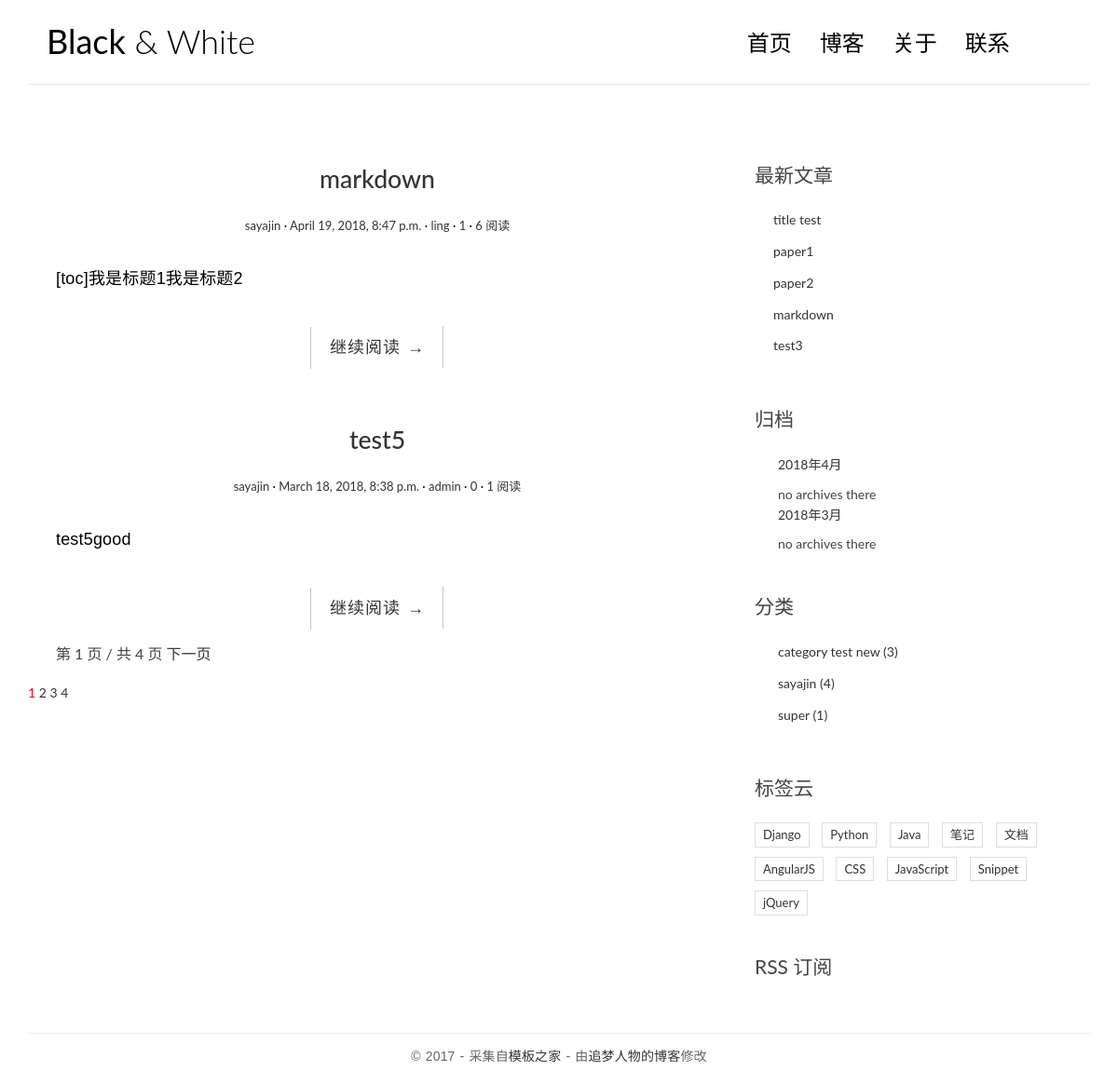
Screenshot of /blog/ with the database file from the repository.
### blog1/models.py (models this page shows, shortened)
class Post(models.Model):
    title = models.CharField(max_length=100)
    body = models.TextField()
    created_time=models.DateTimeField()
    modified_time=models.DateTimeField()
    excerpt = models.CharField(max_length=200,blank=True)
    category = models.ForeignKey(Category, on_delete=models.CASCADE)
    tags = models.ManyToManyField(Tag,blank=True)
    author = models.ForeignKey(User,on_delete=models.CASCADE)
    views = models.PositiveIntegerField(default=0)
    def get_absolute_url(self):
        return reverse('blog1:detail', kwargs={'pk': self.pk})
    class Meta:
        ordering = ['-created_time']

class Category(models.Model):
    name = models.CharField(max_length=100)

### blog1/views.py (the view, shortened to what this page needs)
class IndexView(ListView):
    model = Post
    template_name = 'blog/index.html'
    context_object_name = 'post_list'
    paginate_by = 2
    def get_context_data(self, **kwargs):
        context = super().get_context_data(**kwargs)
        paginator = context.get('paginator')
        page = context.get('page_obj')
        is_paginated = context.get('is_paginated')
        pagination_data = self.pagination_data(paginator, page, is_paginated)
        context.update(pagination_data)
        return context
    def pagination_data(self, paginator, page, is_paginated):
        if not is_paginated:
            return { }
        left = []
        right = []
        left_has_more = False
        right_has_more = False
        first = False
        last = False
        page_number = page.number
        total_pages = paginator.num_pages
        page_range = paginator.page_range
        if page_number == 1:
            right = page_range[page_number:page_number+2]
            if right[-1] < total_pages - 1:
                right_has_more = True
            if right[-1] < total_pages:
                last =True
        elif page_number == total_pages:
            left = page_range[(page_number-3) if (page_number - 3) > 0 else 0:page_number - 1]
            if left[0] > 2:
                left_has_more = True
            if left[0] > 1:
                first = True
        data = {
            'left':left,
            'right':right,
            'left_has_more':left_has_more,
            'right_has_more':right_has_more,
            'first': first,
            'last':last,
        }
        return data

### blog1/templatetags/blog1_tags.py (called while the page is built)
@register.simple_tag
def get_recent_posts(num=5):
    return Post.objects.all().order_by('created_time')[:num]

@register.simple_tag
def archives():
    return Post.objects.dates('created_time', 'month', order='DESC')

@register.simple_tag
def get_categories():
    return Category.objects.annotate(num_posts=Count('post')).filter(num_posts__gt=0)

### templates/blog/index.html (shortened to what this page needs)
{% extends 'base.html' %}
{% load staticfiles %}
            {% block main %}
                {% for post in post_list %}
                    <article class="post post-{{ post.pk }}">
                        <header class="entry-header">
                            <h1 class="entry-title">
                                <a href="{{ post.get_absolute_url }}">{{ post.title }}</a>
                            </h1>
                            <div class="entry-meta">
                                <span class="post-category"><a href="#">{{ post.category.name }}</a></span>
                                <span class="post-date"><a href="#"><time class="entry-date"
                                                                          datetime="{{ post.created_time }}">{{ post.created_time }}</time></a></span>
                                <span class="post-author"><a href="#">{{ post.author }}</a></span>
                                <span class="comments-link"><a href="#">{{ post.comment_set.count }}</a></span>
                                <span class="views-count"><a href="#">{{ post.views }} 阅读</a></span>
                            </div>
                        </header>
                        <div class="entry-content clearfix">
                            <p>{{ post.excerpt}}</p>
                            <div class="read-more cl-effect-14">
                                <a href="{{ post.get_absolute_url }}" class="more-link">继续阅读 <span class="meta-nav">→</span></a>
                            </div>
                        </div>
                    </article>
                {% empty %}
                    <div class="no-post">no paper found!</div>
                {% endfor %}
                {% if is_paginated %}
                <div class="pagination-simple">
                    <span class="current">第 {{ page_obj.number }} 页 / 共 {{ paginator.num_pages }} 页</span>
                    {% if page_obj.has_next %}
                        <a href="?page={{ page_obj.next_page_number }}">下一页</a>
                    {% endif %}
                </div>
                {% endif %}
                {% if is_paginated %}
                <div class="pagination">
                  <a href="?page={{ page_obj.number }}" style="color: red">{{ page_obj.number }}</a>
                  {% if right %}
                    {% for i in right %}
                        <a href="?page={{ i }}">{{ i }}</a>
                    {% endfor %}
                  {% endif %}
                  {% if last %}
                    <a href="?page={{ paginator.num_pages }}">{{ paginator.num_pages }}</a>
                  {% endif %}
                </div>
                {% endif %}
            {% endblock main %}

### templates/base.html (shortened to what this page needs)
{% load staticfiles %}
{% load blog1_tags %}
<!DOCTYPE html>
<html>
<head>
    <link rel="stylesheet" href="http://code.ionicframework.com/ionicons/2.0.1/css/ionicons.min.css">
    <link rel="stylesheet" href="{% static 'blog/css/bootstrap.min.css'%}">
    <link rel="stylesheet" href="{% static 'blog/css/pace.css' %}">
    <link rel="stylesheet" href="{% static 'blog/css/custom.css' %}">
    <link rel="stylesheet" href="{% static 'blog/css/highlights/github.css' %}">
</head>
<body>
<div class="container">
    <header id="site-header">
        <div class="row">
            <div class="col-md-4 col-sm-5 col-xs-8">
                <div class="logo">
                    <h1><a href="{% url 'blog1:index' %}"><b>Black</b> &amp; White</a></h1>
                </div>
            </div>
            <div class="col-md-8 col-sm-7 col-xs-4">
                <nav class="main-nav" role="navigation">
                    <div class="collapse navbar-collapse" id="bs-example-navbar-collapse-1">
                        <ul class="nav navbar-nav navbar-right">
                            <li class="cl-effect-11"><a href="{% url 'blog1:index' %}" data-hover="首页">首页</a></li>
                            <li class="cl-effect-11"><a href="full-width.html" data-hover="博客">博客</a></li>
                            <li class="cl-effect-11"><a href="about.html" data-hover="关于">关于</a></li>
                            <li class="cl-effect-11"><a href="contact.html" data-hover="联系">联系</a></li>
                        </ul>
                    </div>
                </nav>
            </div>
        </div>
    </header>
</div>
<div class="content-body">
    <div class="container">
        <div class="row">
            <main class="col-md-8">
                {% block main %}
                {% endblock main %}
            </main>
            <aside class="col-md-4">
                <div class="widget widget-recent-posts">
                    <h3 class="widget-title">最新文章</h3>
                    {% get_recent_posts as recent_post_list %}
                    <ul>
                        {% for post in recent_post_list %}
                        <li>
                            <a href="{{ post.get_absolute_url }}">{{ post.title }}</a>
                        </li>
                        {% empty %}
                        no paper there
                        {% endfor %}
                    </ul>
                </div>
                <div class="widget widget-archives">
                    <h3 class="widget-title">归档</h3>
                    {% archives as date_list %}
                    <ul>
                        {% for date in date_list %}
                        <li>
                            <a href="{% url 'blog1:archives' date.year date.month %}">{{ date.year }}年{{ date.month }}月</a>
                        </li>
                        no archives there
                        {% endfor %}
                    </ul>
                </div>
                <div class="widget widget-category">
                    <h3 class="widget-title">分类</h3>
                    {% get_categories as category_list %}
                    <ul>
                        {% for category in category_list %}
                        <li>
                            <a href="{% url 'blog1:category' category.pk %}">{{ category.name }}
                            <span class="post-count">({{ category.num_posts }}) </span>
                            </a>
                        </li>
                    {% empty %}
                        no category
                    {% endfor %}
                    </ul>
                </div>
                <div class="widget widget-tag-cloud">
                    <h3 class="widget-title">标签云</h3>
                    <ul>
                        <li>
                            <a href="#">Django</a>
                        </li>
                        <li>
                            <a href="#">Python</a>
                        </li>
                        <li>
                            <a href="#">Java</a>
                        </li>
                        <li>
                            <a href="#">笔记</a>
                        </li>
                        <li>
                            <a href="#">文档</a>
                        </li>
                        <li>
                            <a href="#">AngularJS</a>
                        </li>
                        <li>
                            <a href="#">CSS</a>
                        </li>
                        <li>
                            <a href="#">JavaScript</a>
                        </li>
                        <li>
                            <a href="#">Snippet</a>
                        </li>
                        <li>
                            <a href="#">jQuery</a>
                        </li>
                    </ul>
                </div>
                <div class="rss">
                    <a href="{% url 'rss' %} "> RSS 订阅</a>
                </div>
            </aside>
        </div>
    </div>
</div>
<footer id="site-footer">
    <div class="container">
        <div class="row">
            <div class="col-md-12">
                <p class="copyright">&copy 2017 - 采集自<a href="http://www.cssmoban.com/"
                                                        target="_blank" title="模板之家">模板之家</a>
                    - 由<a href="http://zmrenwu.com/" title="网页模板" target="_blank">追梦人物的博客</a>修改
                </p>
            </div>
        </div>
    </div>
</footer>
</body>
</html>

### blog1/static/blog/css/custom.css (style rules this page uses)
* { outline: none; }
h1, h2, h3, h4, h5, h6 { margin-top: 0; }
b { font-weight: 400; }
a { color: #333; }
body { color: #444; font-family: 'Lato', sans-serif; }
p { font-family: 'Ubuntu', sans-serif; font-weight: 400; word-spacing: 1px; letter-spacing: 0.01em; }
#site-header { background-color: #FFF; padding: 25px 20px; margin-bottom: 40px; border-bottom: 1px solid #e7e7e7; }
.logo h1 a { color: #000; }
.logo h1 { margin: 0; font-family: 'Lato', sans-serif; font-weight: 300; }
.main-nav { margin-top: 11px; max-width: 95%; }
.main-nav a { color: #000000 !important; padding: 0 0 5px 0 !important; margin-right: 30px; font-family: 'Lato', sans-serif; font-weight: 300; font-size: 24px; }
.cl-effect-11 a { padding: 10px 0; color: #0972b4; text-shadow: none; }
.cl-effect-11 a::before { position: absolute; top: 0; left: 0; overflow: hidden; padding: 0 0 5px 0 !important; max-width: 0; border-bottom: 1px solid #000; color: #000; content: attr(data-hover); white-space: nowrap; -webkit-transition: max-width 0.5s; -moz-transition: max-width 0.5s; transition: max-width 0.5s; }
.content-body { padding-bottom: 4em; }
.post { background: #fff; padding: 30px 30px 0; }
.entry-title { text-align: center; font-size: 1.9em; margin-bottom: 20px; line-height: 1.6; padding: 10px 20px 0; }
.entry-meta { text-align: center; color: #DDDDDD; font-size: 13px; margin-bottom: 30px; }
.entry-content { font-size: 18px; line-height: 1.9; font-weight: 300; color: #000; }
.post-category::after, .post-date::after, .post-author::after, .comments-link::after { content: ' ·'; color: #000; }
.read-more { font-family: 'Ubuntu', sans-serif; font-weight: 400; word-spacing: 1px; letter-spacing: 0.01em; text-align: center; margin-top: 20px; }
.cl-effect-14 a { padding: 0 20px; height: 45px; line-height: 45px; position: relative; display: inline-block; margin: 15px 25px; letter-spacing: 1px; font-weight: 400; text-shadow: 0 0 1px rgba(255, 255, 255, 0.3); }
.cl-effect-14 a::before, .cl-effect-14 a::after { position: absolute; width: 45px; height: 1px; background: #C3C3C3; content: ''; -webkit-transition: all 0.3s; -moz-transition: all 0.3s; transition: all 0.3s; pointer-events: none; }
.cl-effect-14 a::before { top: 0; left: 0; -webkit-transform: rotate(90deg); -moz-transform: rotate(90deg); transform: rotate(90deg); -webkit-transform-origin: 0 0; -moz-transform-origin: 0 0; transform-origin: 0 0; }
.cl-effect-14 a::after { right: 0; bottom: 0; -webkit-transform: rotate(90deg); -moz-transform: rotate(90deg); transform: rotate(90deg); -webkit-transform-origin: 100% 0; -moz-transform-origin: 100% 0; transform-origin: 100% 0; }
.widget { background: #fff; padding: 30px 0 0; }
.widget-title { font-size: 1.5em; margin-bottom: 20px; line-height: 1.6; padding: 10px 0 0; font-weight: 400; }
.widget-recent-posts ul { padding: 0; margin: 0; padding-left: 20px; }
.widget-recent-posts ul li { list-style-type: none; position: relative; line-height: 170%; margin-bottom: 10px; }
.widget-recent-posts ul li::before { content: '\f3d3'; font-family: "Ionicons"; position: absolute; left: -17px; top: 3px; font-size: 16px; color: #000; }
.widget-archives ul { padding: 0; margin: 0; padding-left: 25px; }
.widget-archives ul li { list-style-type: none; position: relative; line-height: 170%; margin-bottom: 10px; }
.widget-archives ul li::before { content: '\f3f3'; font-family: "Ionicons"; position: absolute; left: -25px; top: 1px; font-size: 16px; color: #000; }
.widget-category ul { padding: 0; margin: 0; padding-left: 25px; }
.widget-category ul li { list-style-type: none; position: relative; line-height: 170%; margin-bottom: 10px; }
.widget-category ul li::before { content: '\f3fe'; font-family: "Ionicons"; position: absolute; left: -25px; top: 1px; font-size: 18px; color: #000; }
.widget-tag-cloud ul { padding: 0; margin: 0; margin-right: -10px; }
.widget-tag-cloud ul li { list-style-type: none; font-size: 13px; display: inline-block; margin-right: 10px; margin-bottom: 10px; padding: 3px 8px; border: 1px solid #ddd; }
.rss { font-size: 21px; margin-top: 30px; }
.rss a { color: #444; }
#site-footer { padding-top: 10px; padding: 0 0 1.5em 0; }
.copyright { text-align: center; padding-top: 1em; margin: 0; border-top: 1px solid #eee; color: #666; }
.pagination-simple { padding-left: 30px; font-size: 16px; }

### rows the page displays
Post: title "markdown", category.name "sayajin", created_time "April 19, 2018, 8:47 p.m.", author "ling", comment_set.count "1", views "6", excerpt "[toc]我是标题1我是标题2"
Post: title "test5", category.name "sayajin", created_time "March 18, 2018, 8:38 p.m.", author "admin", comment_set.count "0", views "1", excerpt "test5good"
Post: title "title test"
Post: title "paper1"
Post: title "paper2"
Post: title "markdown"
Post: title "test3"
Category: name "category test new", num_posts "3"
Category: name "sayajin", num_posts "4"
Category: name "super", num_posts "1"

### other values shown
{{ page_obj.number }} "1"
{{ paginator.num_pages }} "4"
{{ i }} "2" "3"
{{ date.year }} "2018" "2018"
{{ date.month }} "4" "3"
